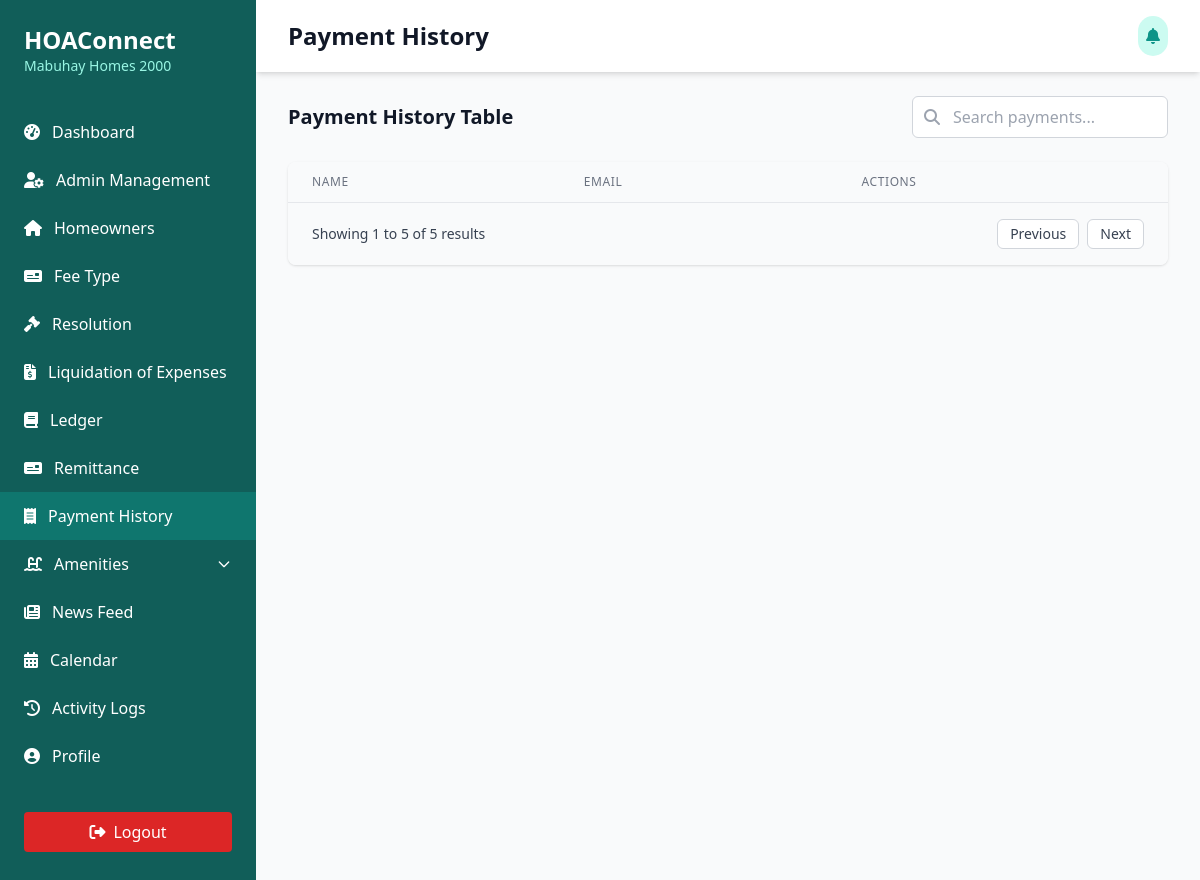
/Users/president/president-payment-history.php, run on an earlier commit of the app's database.
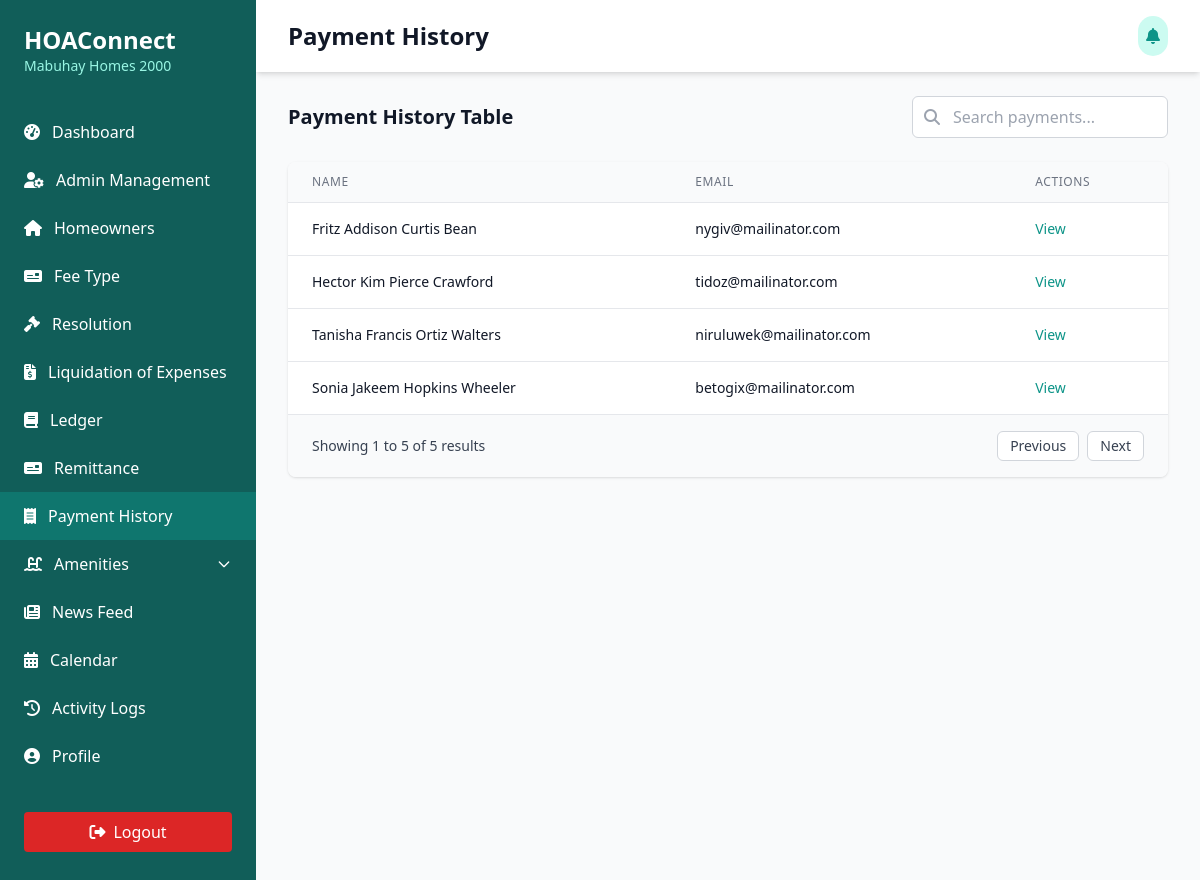
And on a later commit of the database.
### tables this page shows
CREATE TABLE `users` (
  `id` int(11) NOT NULL,
  `role_id` int(11) NOT NULL,
  `user_id` int(11) NOT NULL,
  `first_name` varchar(255) NOT NULL,
  `middle_name` varchar(255) NOT NULL,
  `last_name` varchar(255) NOT NULL,
  `suffix` varchar(50) NOT NULL,
  `email_address` varchar(100) NOT NULL,
  `hoa_number` int(11) DEFAULT NULL,
  `phone_number` varchar(100) NOT NULL,
  `age` int(11) NOT NULL,
  `date_of_birth` date NOT NULL,
  `citizenship` varchar(100) NOT NULL,
  `civil_status` varchar(100) NOT NULL,
  `account_status` int(11) NOT NULL,
  `home_address` varchar(255) DEFAULT NULL,
  `lot_number` int(11) NOT NULL,
  `block_number` int(11) NOT NULL,
  `phase_number` int(11) NOT NULL,
  `village_name` varchar(200) NOT NULL,
  `date_created` date NOT NULL,
  `date_updated` date NOT NULL
);

### Users/president/president-payment-history.php (the view, shortened to what the changed rows need)
<?php
include('../../connection/connection.php');
?>
<!DOCTYPE html>
<html lang="en">
<head>
  <script src="https://cdn.tailwindcss.com"></script>
  <link rel="stylesheet" href="https://cdnjs.cloudflare.com/ajax/libs/font-awesome/6.4.0/css/all.min.css" />
</head>
<body class="bg-gray-50">
  <div class="min-h-screen flex">
    <div class="bg-teal-800 text-white w-64 py-6 flex flex-col">
      <div class="px-6 mb-8">
        <h1 class="text-2xl font-bold">HOAConnect</h1>
      </div>
    </div>
      <div class="flex-1 overflow-x-hidden overflow-y-auto">
        <header class="bg-white shadow-md">
          <div class="max-w-7xl mx-auto py-4 px-4 sm:px-6 lg:px-8 flex justify-between items-center">
              <h1 class="text-2xl font-bold text-gray-900">Payment History</h1>
            </div>
      </header>
        <main class="max-w-7xl mx-auto py-6 px-4 sm:px-6 lg:px-8">
          <div id="payment-history" class="mb-8">
            <div class="flex justify-between items-center mb-6">
              <h2 class="text-xl font-semibold text-gray-900">Payment History Table</h2>
            </div>
            <div class="bg-white shadow rounded-lg overflow-hidden">
              <div class="overflow-x-auto">
                <table id="paymentTable" class="min-w-full divide-y divide-gray-200">
                  <thead class="bg-gray-50">
                    <tr>
                      <th scope="col" class="px-6 py-3 text-left text-xs font-medium text-gray-500 uppercase tracking-wider">
                        Name
                      </th>
                      <th scope="col" class="px-6 py-3 text-left text-xs font-medium text-gray-500 uppercase tracking-wider">
                        Email
                      </th>
                      <th scope="col" class="px-6 py-3 text-left text-xs font-medium text-gray-500 uppercase tracking-wider">
                        Actions
                      </th>
                    </tr>
                  </thead>
                  <tbody class="bg-white divide-y divide-gray-200">
                    <?php
                    $sql_users = "SELECT users.user_id, users.first_name, users.middle_name , users.last_name , users.email_address FROM users WHERE users.role_id = '6' ORDER BY users.last_name ASC";
                    $run_users = mysqli_query($conn, $sql_users);
                    while ($row = mysqli_fetch_assoc($run_users)) {
                      $user_id = $row['user_id'];
                      $full_name = trim($row['first_name'] . ' ' . $row['middle_name'] . ' ' . $row['last_name']);
                      $email = $row['email_address'];
                      ?>
                      <tr>
                        <td class="px-6 py-4 whitespace-nowrap text-sm text-gray-900"><?php echo $full_name; ?></td>
                        <td class="px-6 py-4 whitespace-nowrap text-sm text-gray-900"><?php echo $email; ?></td>
                        <td class="px-6 py-4 whitespace-nowrap text-sm font-medium">
                          <a href="view-payment.php?user_id=<?php echo $user_id; ?>" class="text-teal-600 hover:text-teal-900">View</a>
                        </td>
                      </tr>
                      <?php
                    }
                    ?>
                  </tbody>
                </table>
              </div>
            </div>
          </div>
        </main>
      </div>
    </div>
</body>
</html>

What changed in the data, as far as the page shows it:
added users: full_name "Fritz Addison Curtis Bean", email_address "nygiv@mailinator.com"
added users: full_name "Hector Kim Pierce Crawford", email_address "tidoz@mailinator.com"
added users: full_name "Tanisha Francis Ortiz Walters", email_address "niruluwek@mailinator.com"
added users: full_name "Sonia Jakeem Hopkins Wheeler", email_address "betogix@mailinator.com"
